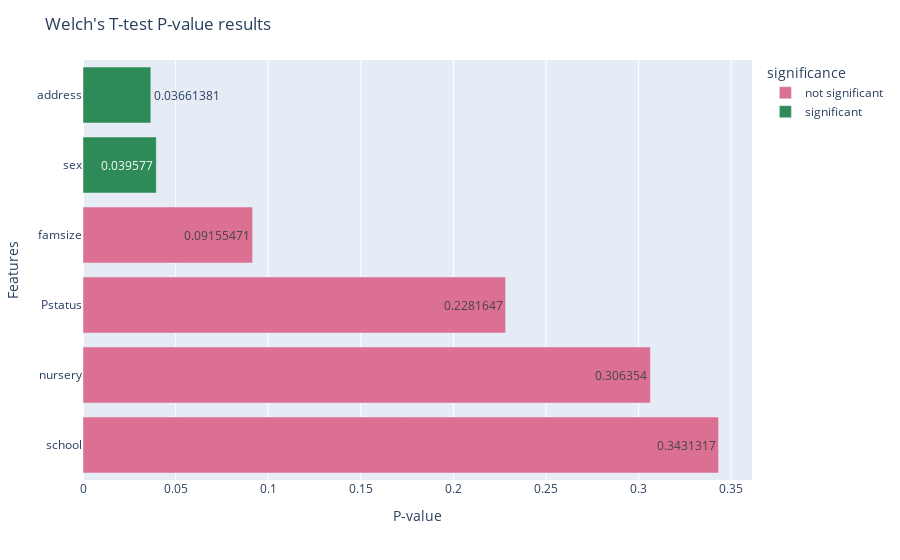

The notebook cell this image was saved under:
### Code cell
ttest_res_df = pd.json_normalize(ttest_res_lst)
ttest_res_df['significance'] = np.where(ttest_res_df['pvalue']<0.05, 'significant','not significant')

px.bar(
    ttest_res_df,
    y='feature',
    x='pvalue',
    orientation='h',
    color='significance',
    text_auto = True,
    color_discrete_map={
    'significant': 'seagreen',
    'not significant': 'palevioletred'
    }
).update_layout(
    yaxis={'categoryorder':'total descending'},
    xaxis_title = 'P-value',
    yaxis_title = 'Features',
    title = "Welch's T-test P-value results"
)

### Figure 1 — Plotly figure (JSON) as saved in the notebook; plotly's stock layout.template omitted (floating-point values rounded to 4 significant figures)
{"data": [{"alignmentgroup": "True", "hovertemplate": "significance=not significant<br>pvalue=%{x}<br>feature=%{y}<extra></extra>", "legendgroup": "not significant", "marker": {"color": "palevioletred", "pattern": {"shape": ""}}, "name": "not significant", "offsetgroup": "not significant", "orientation": "h", "showlegend": true, "textposition": "auto", "texttemplate": "%{x}", "type": "bar", "x": [0.3431, 0.09155, 0.2282, 0.3064], "xaxis": "x", "y": ["school", "famsize", "Pstatus", "nursery"], "yaxis": "y"}, {"alignmentgroup": "True", "hovertemplate": "significance=significant<br>pvalue=%{x}<br>feature=%{y}<extra></extra>", "legendgroup": "significant", "marker": {"color": "seagreen", "pattern": {"shape": ""}}, "name": "significant", "offsetgroup": "significant", "orientation": "h", "showlegend": true, "textposition": "auto", "texttemplate": "%{x}", "type": "bar", "x": [0.03958, 0.03661], "xaxis": "x", "y": ["sex", "address"], "yaxis": "y"}], "layout": {"barmode": "relative", "legend": {"title": {"text": "significance"}, "tracegroupgap": 0}, "margin": {"t": 60}, "title": {"text": "Welch's T-test P-value results"}, "xaxis": {"anchor": "y", "domain": [0, 1], "title": {"text": "P-value"}}, "yaxis": {"anchor": "x", "categoryorder": "total descending", "domain": [0, 1], "title": {"text": "Features"}}}}
